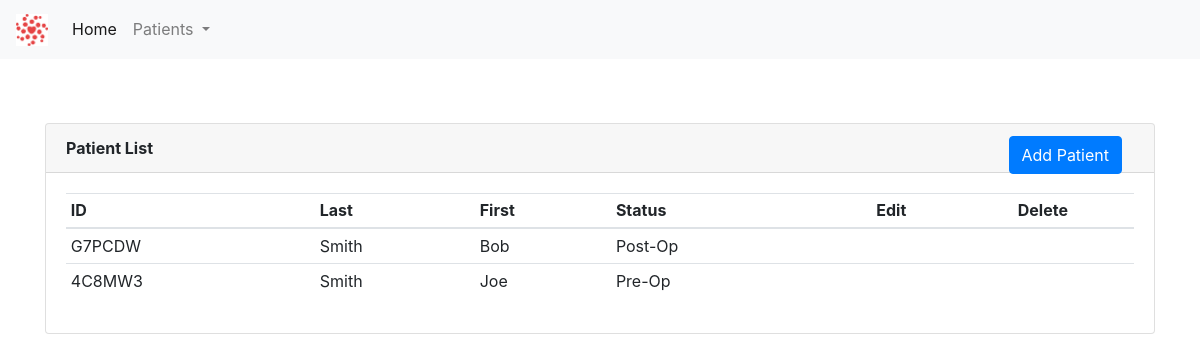
The app's page /patients/, older data.
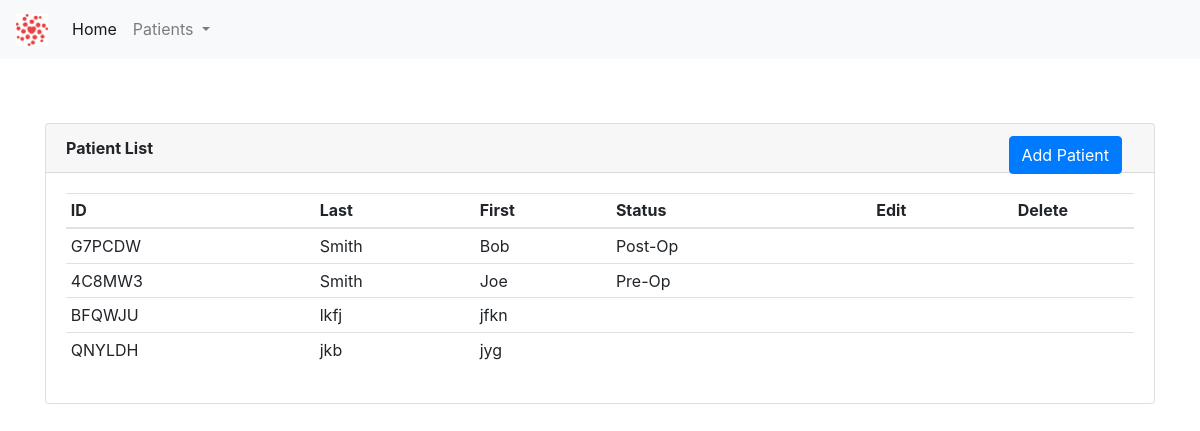
The same page, newer data.
### app/patients/patient_model.py (models this page shows, shortened)
class Patient(db.Model):
    id = db.Column(db.Integer, primary_key=True)
    first_name = db.Column(db.String(30), index=True, nullable=False, info={'label': 'First Name'})
    last_name = db.Column(db.String(30), index=True, nullable=False, info={'label': 'Last Name'})
    patient_id = db.Column(db.String(10), index=True)
    patient_status_id = db.Column(db.Integer, db.ForeignKey('patient_status.id'))
    patient_status = db.relationship(PatientStatus)

class PatientStatus(db.Model):
    id = db.Column(db.Integer, primary_key=True)
    code_name = db.Column(db.String(30), index=True, nullable=False)
    name = db.Column(db.String(60), index=True, nullable=False)
    def __str__(self):
        return self.name

### app/patients/patient.py (the view)
@patient_bp.route('/')
def view_patient_list():
    patient_list = Patient.query.all()
    return render_template('patients.html', title="Patient List", patient_list=patient_list)

### app/patients/templates/patients.html (shortened to what this page needs)
{% extends "base.html" %}
{% block content %}
    <div class="container" style="margin-top: 4rem">
        <div class="card">
          <div class="card-header">
              <b>Patient List</b>
              <a class="btn btn-primary" href="/patients/new" role="button" style="position: absolute; right: 2rem">  Add Patient</a>
          </div>
          <div class="card-body">
              <table class="table table-hover table-sm">
                  <thead>
                    <tr>
                      <th scope="col">ID</th>
                      <th scope="col">Last</th>
                      <th scope="col">First</th>
                      <th scope="col">Status</th>
                      <th style="text-align: center; vertical-align: middle" scope="col">Edit</th>
                      <th style="text-align: center; vertical-align: middle" scope="col">Delete</th>
                    </tr>
                  </thead>
                  <tbody>
                  {% for patient in patient_list %}
                    <tr>
                      <td>{{ patient.patient_id }}</td>
                      <td>{{ patient.last_name }}</td>
                      <td>{{ patient.first_name }}</td>
                      <td>{{ patient.patient_status }}</td>
                        <td style="text-align: center; vertical-align: middle"><a href="/patients/edit/{{patient.id}}"></a></td>
                        <td style="text-align: center; vertical-align: middle"><a href="/patients/delete/{{ patient.id }}"></a></td>
                    </tr>
                  {% endfor %}
                  </tbody>
              </table>
          </div>
        </div>
    </div>
{% endblock %}

### app/templates/base.html (shortened to what this page needs)
<!DOCTYPE html>
<html lang="en">
<head>
    <link rel="stylesheet"
          href="https://stackpath.bootstrapcdn.com/bootstrap/4.5.0/css/bootstrap.min.css"
>
    <link href="//netdna.bootstrapcdn.com/bootstrap/3.0.0/css/bootstrap-glyphicons.css" rel="stylesheet">
</head>
<body>
    <nav class="navbar navbar-expand-lg navbar-light bg-light">
      <a class="navbar-brand" href="/index"><img src="/static/images/HCA_logo.png" style="height: 2rem; width: 2rem"></a>
      <div class="collapse navbar-collapse" id="navbarSupportedContent">
        <ul class="navbar-nav mr-auto">
          <li class="nav-item active">
            <a class="nav-link" href="/index">Home <span class="sr-only">(current)</span></a>
          </li>
          <li class="nav-item dropdown">
            <a class="nav-link dropdown-toggle" href="#" id="navbarDropdown" role="button" data-toggle="dropdown" aria-haspopup="true" aria-expanded="false">
              Patients
            </a>
          </li>
        </ul>
      </div>
    </nav>
    {% block content %}{% endblock %}
</body>
</html>

Row changes from the older to the newer data that the page shows:
added Patient: patient_id "BFQWJU", last_name "lkfj", first_name "jfkn"
added Patient: patient_id "QNYLDH", last_name "jkb", first_name "jyg"
